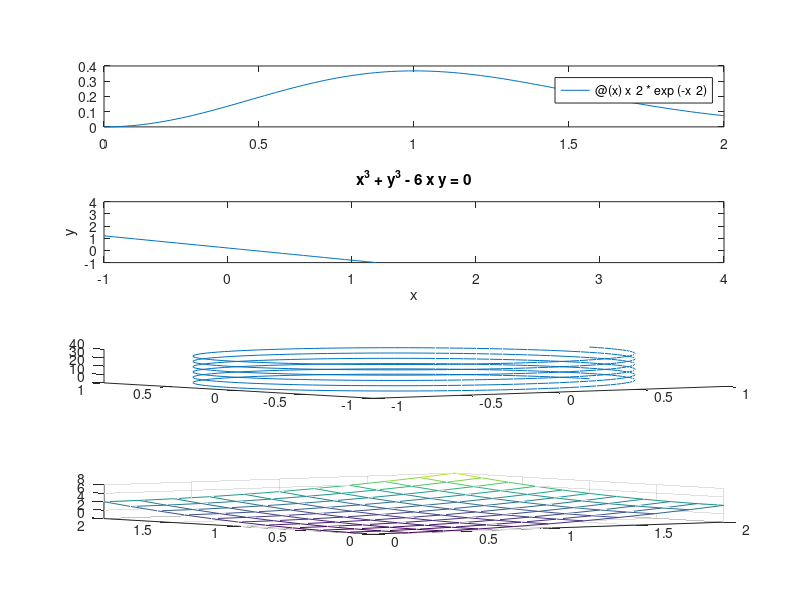

Write MATLAB code to recreate this figure.
delete HW4.txt; diary HW4.txt 
echo on
%4a
f=@(x)x^2*exp(-x^2);
subplot(4,1,1)
fplot(f,[0,2])

%4b
f=@(x,y)x^3+y^3-6*x*y;
subplot(4,1,2)
ezplot(f,[-1,4])

%4c
t=0:pi/50:(12*pi);
subplot(4,1,3)
plot3(cos(t),sin(t),t)

%4d
[x,y] = meshgrid(0:.2:2,0:.2:2);
z=x.^2+y.^2;
subplot(4,1,4)
mesh(x,y,z)

echo off; diary off